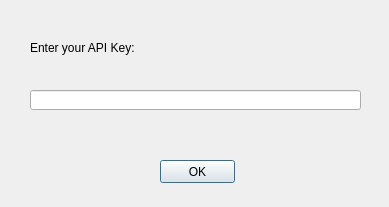
<?xml version="1.0" encoding="UTF-8"?>
<ui version="4.0">
 <class>APIKeyEntry</class>
 <widget class="QDialog" name="APIKeyEntry">
  <property name="geometry">
   <rect>
    <x>0</x>
    <y>0</y>
    <width>389</width>
    <height>207</height>
   </rect>
  </property>
  <property name="windowTitle">
   <string>APIKeyEntry</string>
  </property>
  <widget class="QPushButton" name="okButton">
   <property name="geometry">
    <rect>
     <x>160</x>
     <y>160</y>
     <width>75</width>
     <height>23</height>
    </rect>
   </property>
   <property name="text">
    <string>OK</string>
   </property>
  </widget>
  <widget class="QLineEdit" name="apikey_entry">
   <property name="geometry">
    <rect>
     <x>30</x>
     <y>90</y>
     <width>331</width>
     <height>20</height>
    </rect>
   </property>
  </widget>
  <widget class="QLabel" name="label">
   <property name="geometry">
    <rect>
     <x>30</x>
     <y>40</y>
     <width>121</width>
     <height>16</height>
    </rect>
   </property>
   <property name="text">
    <string>Enter your API Key:</string>
   </property>
  </widget>
 </widget>
 <layoutdefault spacing="6" margin="11"/>
 <resources/>
 <connections/>
</ui>
